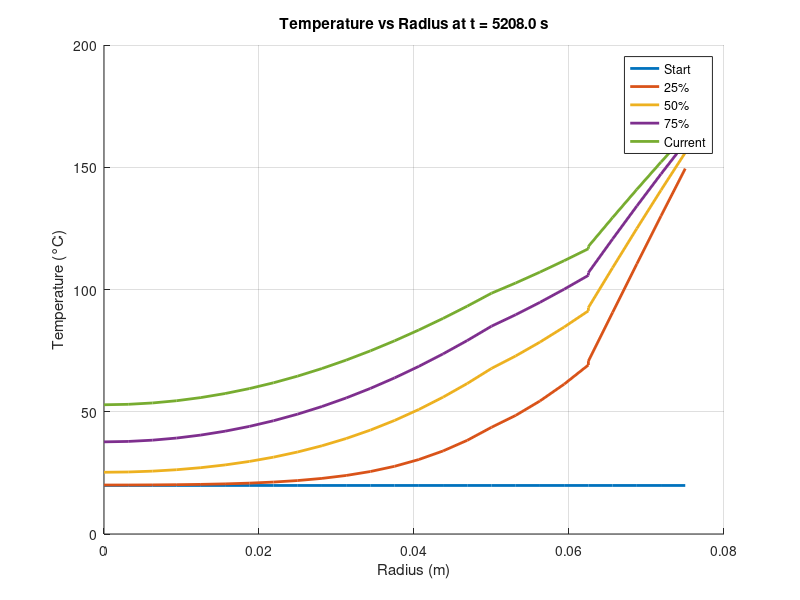
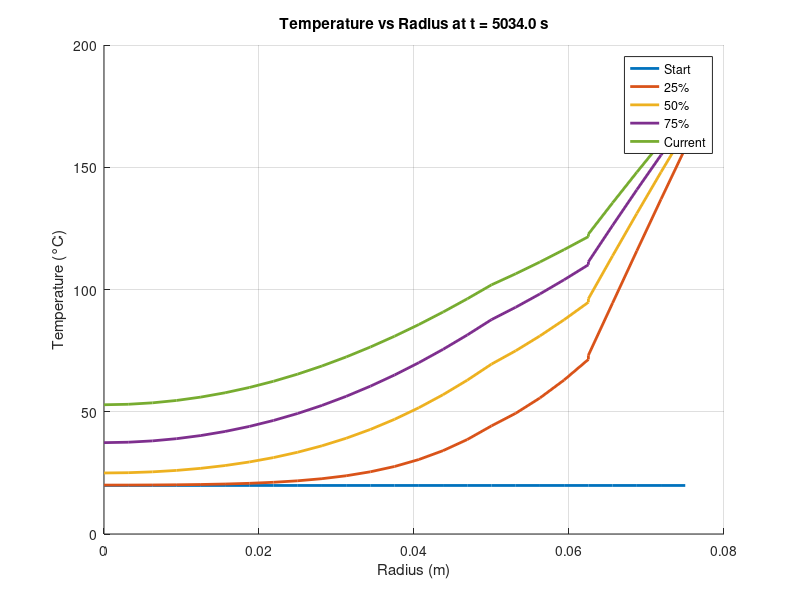
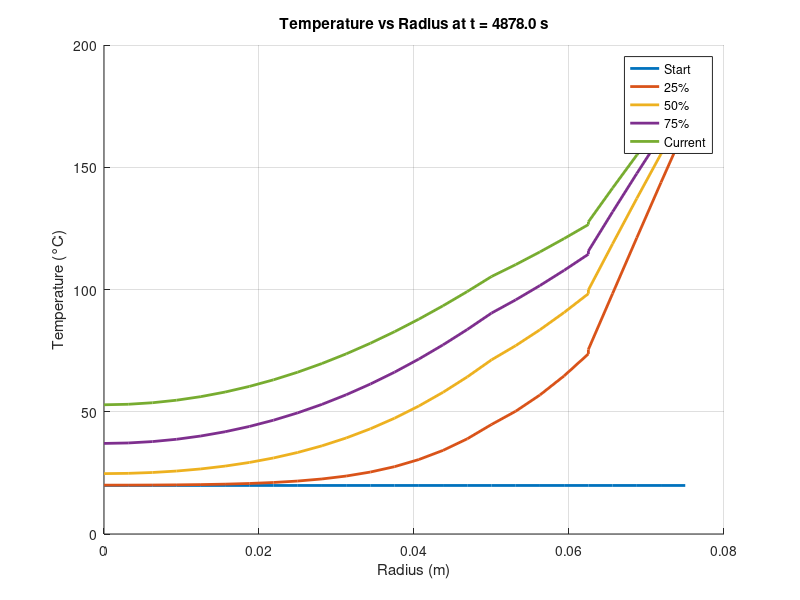
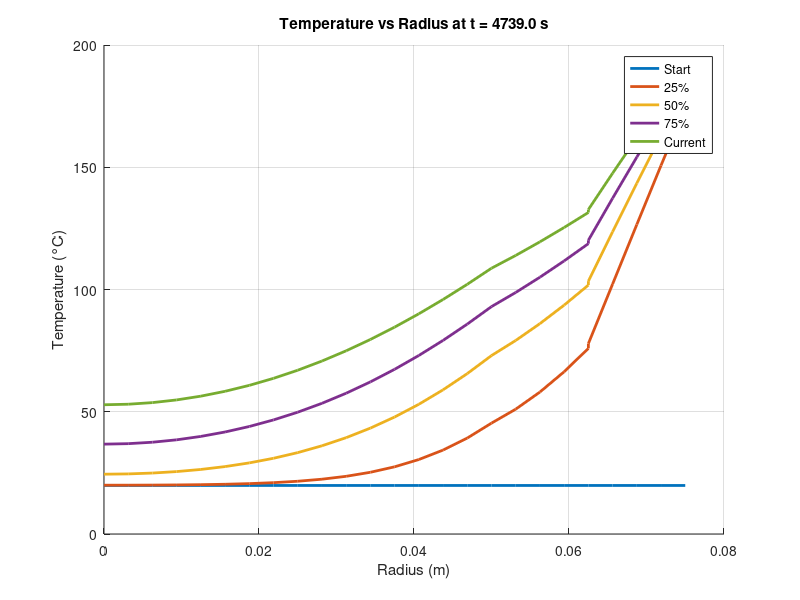

MATLAB code to generate these figures, in order:
%% Clean up
clearvars; close all; clc;

%% Constants

contact_resistance = 10^-3;
T_initial = 20+273;
T_infinity = (180:10:220)+273;
eps = 0.8;
h = 35;
sigma = 5.67e-8; % Stefan-Boltzmann constant
k_p = 0.25;
k_m = 0.6;
k_b = 0.45;
c_p = 2000;
c_m = 3500;
c_b = 2700;
rho_p = 600;
rho_m = 1000;
rho_b = 1060;
T_final = 53+273;
dr = 0.3125/100;

%% Initial conditions
% rho = [rho_b,rho_m,rho_p];
% k = [k_b,k_m,k_p];
% Cp = [c_b,c_m,c_p]; 
dt=1;
t=0; 
% r = 0:dr:7.5/100; % radial distance from the center
r1=0:dr:0.0625;
r2=0.0625:dr:0.075; 
r = [r1,r2];
n = length(r); % number of spatial points
c = 1; %Iteration counter
% delta_T = 1;
% res = 1e-5;
Fo_p = ((k_p*dt)/(rho_p*c_p*dr^2));
Fo_m= ((k_m*dt)/(rho_m*c_m*dr^2));
Fo_b= ((k_b*dt)/(rho_b*c_b*dr^2));
% Initialize temperature array
T = ones(n,1) * T_initial;

for m = 1:numel(T_infinity)
    T_inf = T_infinity(m);

    % --- reset per ambient case ---
    T = ones(n,1)*T_initial;
    c = 1;
    time = 0;
    q_t = [];           % heat rate history (W)
    t_vec = []; 

while T(1,c) < T_final
%Outside boundary
i=26;
c=c+1;

T(i,c)=2*Fo_p*(((0.075 - (dr/2))/(0.075 - (dr/4)))*(T(i-1,c-1) - T(i,c-1))+((h*0.075*dr)/(k_p*(0.075 - (dr/4))))*(T_inf - T(i,c-1))+((sigma*eps*0.075*dr)/(k_p*(0.075-(dr/4))))*(T_inf^4 - T(i,c-1)^4)) + T(i,c-1);

% Pastry Interior Nodes

    for i= 23:25
        T(i,c) = T(i,c-1) + ( Fo_p * ( (r(i) - dr/2)*(T(i-1,c-1) - T(i,c-1)) + (r(i) + dr/2)*(T(i+1,c-1) - T(i,c-1)) ) / (r(i)) );
    end

%Pastry Side of Mushroom -> Pastry (Node 21)
T(22,c) = T(22,c-1)+((T(23,c-1)-T(22,c-1))*((2*Fo_p*(0.0625+(dr/2))/(0.0625+(dr/4))))) + (((2*0.0625*dt)/(contact_resistance*rho_p*c_p*dr*(0.0625+(dr/4))))*(T(21,c-1)-T(22,c-1)));

%Mushroom Side of Mushroom -> Pastry (Node 20)
T(21,c) = T(21,c-1)+((T(20,c-1)-T(21,c-1))*((2*Fo_m*(0.0625-(dr/2))/(0.0625-(dr/4))))) + (((2*0.0625*dt)/(contact_resistance*rho_m*c_m*dr*(0.0625-(dr/4))))*(T(22,c-1)-T(21,c-1)));

% Mushroom Interior Nodes
    for i= 18:20
        T(i,c) = T(i,c-1) + ( Fo_m * ( (r(i) - dr/2)*(T(i-1,c-1) - T(i,c-1)) + (r(i) + dr/2)*(T(i+1,c-1) - T(i,c-1)) ) / (r(i)) );
    end    

% Beef/mushroom Boundary
rho_avg = (rho_m+rho_b)/2;
c_avg = (c_m+c_b)/2;

T(17,c) = T(17,c-1) + (((k_b*dt*(0.05-(dr/2))*(T(16,c-1)-T(17,c-1))) + (k_m*dt*(0.05+(dr/2))*(T(18,c-1)-T(17,c-1))))/(rho_avg*c_avg*0.05*dr^2));

% Beef Interior Nodes
    for i=2:16 
        T(i,c) = T(i,c-1) + ( Fo_b * ( (r(i) - dr/2)*(T(i-1,c-1) - T(i,c-1)) + (r(i) + dr/2)*(T(i+1,c-1) - T(i,c-1)) ) / (r(i)) );
    end

% Center Node
T(1,c) = 4*Fo_b*T(2,c-1)+(1-(4*Fo_b))*T(1,c-1);

time = c*dt;
fprintf('%d',time)

q_rad = eps*sigma*2*pi*0.075*(T_inf^4-T(end,c)^4);
q_conv = h * 2 * pi * 0.075 * (T_inf - T(end,c));
q_t(c) = q_rad + q_conv;  

end


 % ---- Plot T vs r at selected time steps ----
figure(m); clf; hold on;

% valid indices (rounded and limited to >=1)
idx_now    = c;
idx_quarter = max(1, round(c/4));
idx_half    = max(1, round(c/2));
idx_3quarter = max(1, round(3*c/4));
idx_start   = 1;

plot(r, T(:,idx_start)   - 273.15, 'LineWidth', 2);
plot(r, T(:,idx_quarter) - 273.15, 'LineWidth', 2);
plot(r, T(:,idx_half)    - 273.15, 'LineWidth', 2);
plot(r, T(:,idx_3quarter)- 273.15, 'LineWidth', 2);
plot(r, T(:,idx_now)     - 273.15, 'LineWidth', 2);

xlabel('Radius (m)');
ylabel('Temperature (°C)');
title(sprintf('Temperature vs Radius at t = %.1f s', time));
legend('Start','25%','50%','75%','Current','Location','Best');
grid on;
drawnow;

q_total = sum(q_t(:));
fprintf('\nQ = %.6f J',q_total)
fprintf('\nT_S = %.2f C',T(end,c)-273)
end